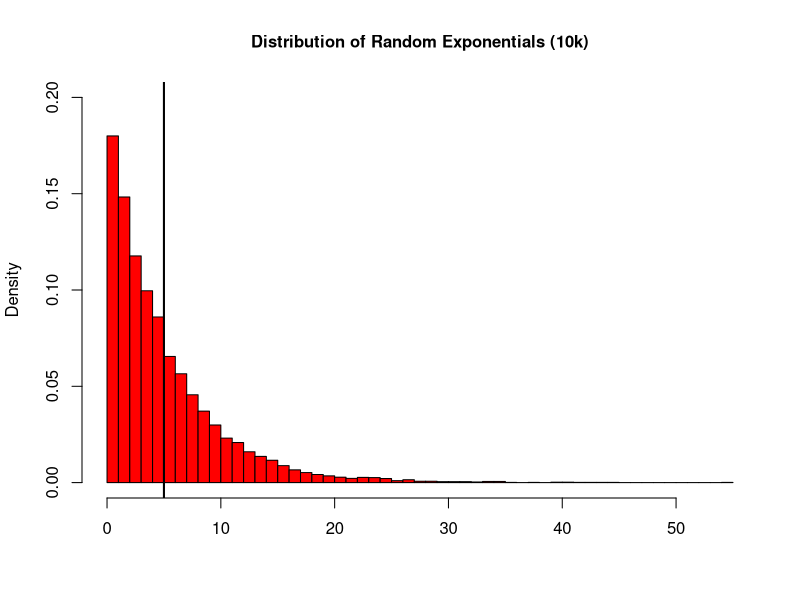
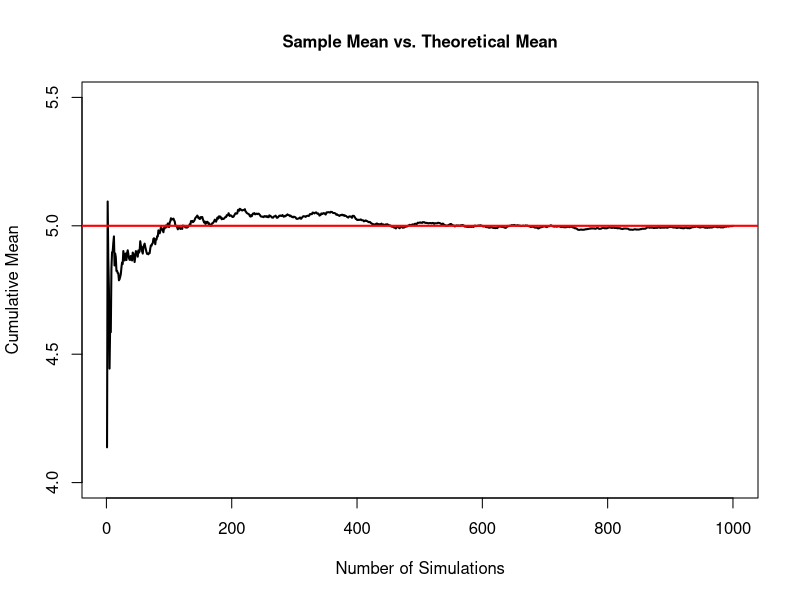
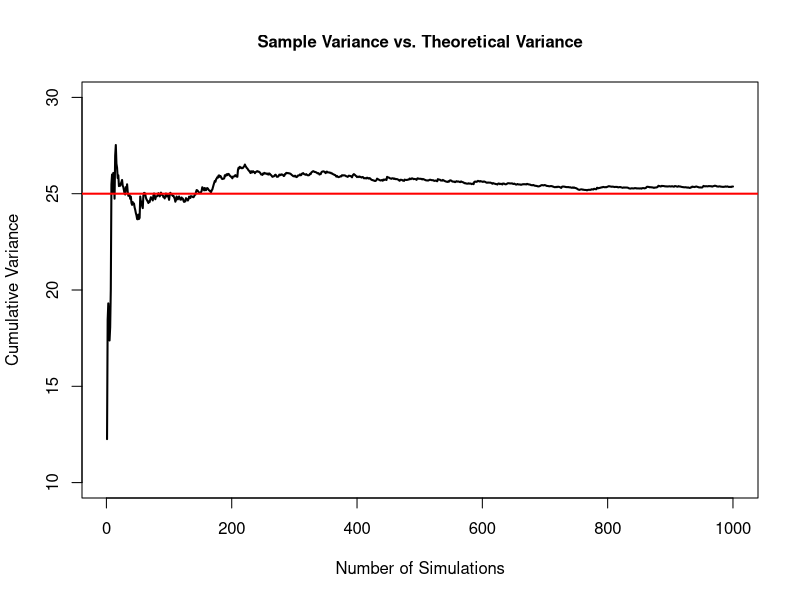

These charts were generated, in order, by the following R code:
## ---- chunk 1
knitr::opts_chunk$set(echo = TRUE)
## ---- chunk 2
set.seed(100)
lrg.sample <- data.frame(rating = c(rexp(10000, 0.2)))

sample.mean <- round(mean(lrg.sample$rating), 3)   ## Population Mean  
sample.var <- round(var(lrg.sample$rating), 3)     ## Population Variance
sample.sd <- round(sd(lrg.sample$rating), 3)       ## Population Standard Deviation
## ---- chunk 3
hist(lrg.sample$rating, prob = TRUE, breaks = 40, col = "red", xlab = "", ylim = c(0, .2),
     main = "Distribution of Random Exponentials (10k)", cex.main = 1.0)
abline(v = 5, col = "black", lwd = 2)
## ---- chunk 4
set.seed(100)
mlambda <- 0.2
msims <- 1000
n <- 40
mns = NULL
for (i in 1: msims) mns <- c(mns, mean(rexp(n,mlambda)))
## ---- chunk 5
sim.mean <- cumsum(mns) / (1:msims)
plot(sim.mean, type = "l", lwd = 2, col = "black", ylim = c(4,5.5),
     xlab = "Number of Simulations",
     ylab = "Cumulative Mean",
     main = "Sample Mean vs. Theoretical Mean", cex.main = 1.0)
abline(h = 1/mlambda, lwd = 2, col = "red")         ## Line for Theoretical Mean
## ---- chunk 6
set.seed(100)
vlambda <- 0.2
vsims <- 1000
n <- 40
mns = NULL
for (i in 1: vsims) mns <- c(mns, var(rexp(n,vlambda)))
## ---- chunk 7
sim.var <- cumsum(mns) / (1:vsims)
plot(sim.var, type = "l", lwd = 2, col = "black", ylim = c(10,30),
     xlab = "Number of Simulations",
     ylab = "Cumulative Variance",
     main = "Sample Variance vs. Theoretical Variance", cex.main = 1.0)
abline(h = (1/vlambda)^2, lwd = 2, col = "red")      ## Line for Theoretical Variance
